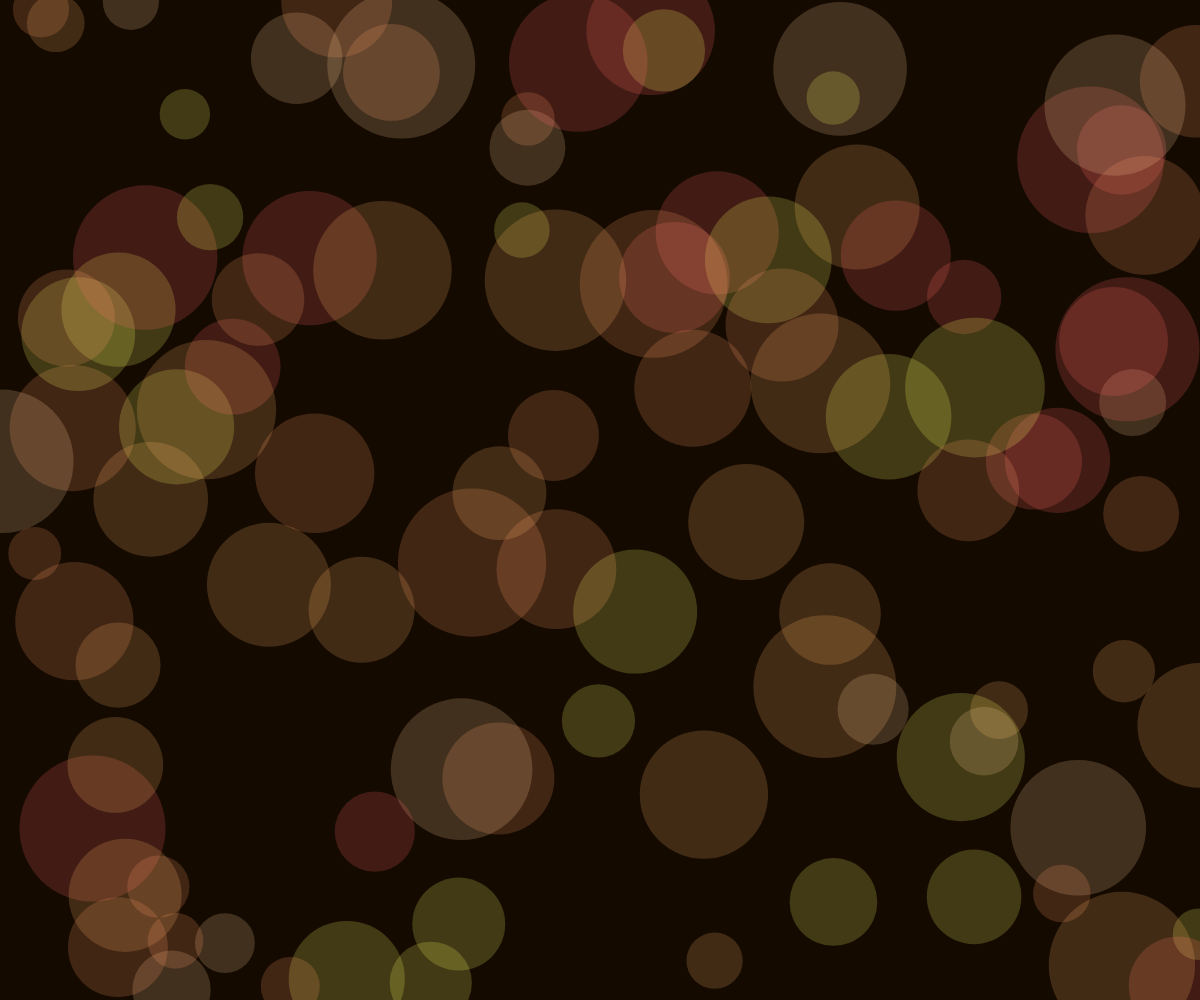
Frame 1 (no input)
Frame 60 (no input): identical to frame 1, image omitted
Frame 120 (the mouse pressed at the canvas centre since frame 60): identical to frame 1, image omitted

The p5.js sketch that drew this single still picture (run headless with seeded random() and noise() and a simulated clock; from frame 60 on, the mouse is pressed at the canvas centre):

// p5.js sketch
// ── sketch.js
// Defines an empty array to store all created objects
let circles = [];

// Defines the speed of movement
let speed = 1;

// Define the background circles
let bgCircles = [];

// Define a variable for controlling the wave pattern
let time = 0;

function setup() {
  createCanvas(windowWidth, windowHeight);
  // Calls the draw function repeatedly
  frameRate(60);
  noStroke();
  generateBackgroundCircles(); // Generate background circles only once
}

function draw() {
  // Move all existing circles to the right
  for (let circle of circles) {
    circle.x += speed;
  }

  // Increment time for the wave pattern effect
  time += 0.01;

  // Draw the background pattern
  drawBackgroundPattern();

  // Draw each circle in the array
  for (let i = circles.length - 1; i >= 0; i--) {
    let circle = circles[i];
    circle.y = height * noise(time + circle.x * 0.01); // Use noise() for y-coordinate
    circle.draw();

    // Remove circles that have moved off-screen
    if (circle.x - circle.size / 2 > width) {
      circles.splice(i, 1);
    }
  }

  // Check if new circles should be created
  if (random() < 0.01) { // Adjust the frequency of new circles here
    let newCircle = createCircle(-100); // Spawn new circles just outside the canvas on the left
    circles.push(newCircle);
  }
}

// Function to draw the background pattern
function drawBackgroundPattern() {
  background(20, 10, 0);
  // Draw each background circle
  for (let circle of bgCircles) {
    fill(circle.color);
    noStroke(); // Remove stroke
    ellipse(circle.x, circle.y, circle.size, circle.size);
  }
}

// Function to generate background circles
function generateBackgroundCircles() {
  // Define the number of background circles
  let numBgCircles = 100;
  // Loop to generate background circles
  for (let i = 0; i < numBgCircles; i++) {
    let x = random(width);
    let y = random(height);
    let size = random(50, 150);
    let color = randomWarmColor(50);
    bgCircles.push({ x: x, y: y, size: size, color: color });
  }
}

// Function to create a new circle object
function createCircle(x) {
  let y = random(height);
  let size = random(100, 200);
  let type = int(random(6));
  return new Circle(x, y, size, type);
}

// Circle class
class Circle {
  constructor(x, y, size, type) {
    this.x = x;
    this.y = y;
    this.size = size;
    this.type = type;
  }

  draw() {
    // Randomly generate an integer that determines the number of layers of the circle
    let numLayers = int(random(3, 6));
    // Loop through each layer
    for (let i = numLayers; i > 0; i--) {
      // Calculate the size of the current layer
      let layerSize = (this.size / numLayers) * i;
      // Create gradient color
      let gradientColor = lerpColor(randomWarmColor(200), randomWarmColor(200), i / numLayers);
      // Randomly decide whether to fill or stroke
      if (random() > 0.5) {
        fill(gradientColor);
        noStroke();
      } else {
        noFill();
        stroke(gradientColor);
        strokeWeight(2);
      }
      // Draw the circle of the current layer
      ellipse(this.x, this.y, layerSize, layerSize);
      // Draw the pattern of the current layer
      this.drawPattern(layerSize);
    }
  }

  drawPattern(diameter) {
    // A random integer is generated to determine the number of patterns
    let numPatterns = int(random(10, 20));
    // Draw each pattern in a loop
    for (let i = 0; i < numPatterns; i++) {
      // Calculate the angle of the current pattern
      let angle = map(i, 0, numPatterns, 0, TWO_PI);
      // Calculate the X-coordinate of the current pattern
      let px = this.x + (diameter / 2) * cos(angle);
      // Calculate the Y-coordinate of the current pattern
      let py = this.y + (diameter / 2) * sin(angle);
      // Generate the color of the pattern
      let shapeColor = lerpColor(randomWarmColor(200), randomWarmColor(200), i / numPatterns);
      // Set fill color
      fill(shapeColor);
      // Draw different patterns according to the type
      switch (this.type) {
        case 0:
          // Ellipse
          ellipse(px, py, diameter / 10, diameter / 10);
          break;
        case 1:
          // Rectangle
          rectMode(CENTER);
          rect(px, py, diameter / 10, diameter / 10);
          break;
        case 2:
          // Line
          stroke(shapeColor);
          line(this.x, this.y, px, py);
          noStroke();
          break;
        case 3:
          // Polygon
          drawPolygon(px, py, diameter / 20, 6);
          break;
      }
    }
  }
}

// Function to draw a polygon
function drawPolygon(x, y, radius, npoints) {
  // Calculate the angle of each vertex
  let angle = TWO_PI / npoints;
  // Start drawing shapes
  beginShape();
  // Loop over each vertex
  for (let a = 0; a < TWO_PI; a += angle) {
    let sx = x + cos(a) * radius;
    let sy = y + sin(a) * radius;
    vertex(sx, sy);
  }
  // Finish drawing and closing the shape
  endShape(CLOSE);
}

// Function to generate random warm colors
function randomWarmColor(alpha) {
  // Define a set of warm colors
  let colors = [
    color(255, 102, 102, alpha),
    color(255, 178, 102, alpha),
    color(255, 255, 102, alpha),
    color(255, 153, 102, alpha),
    color(255, 204, 153, alpha)
  ];
  // Randomly return a warm color
  return colors[int(random(colors.length))];
}
